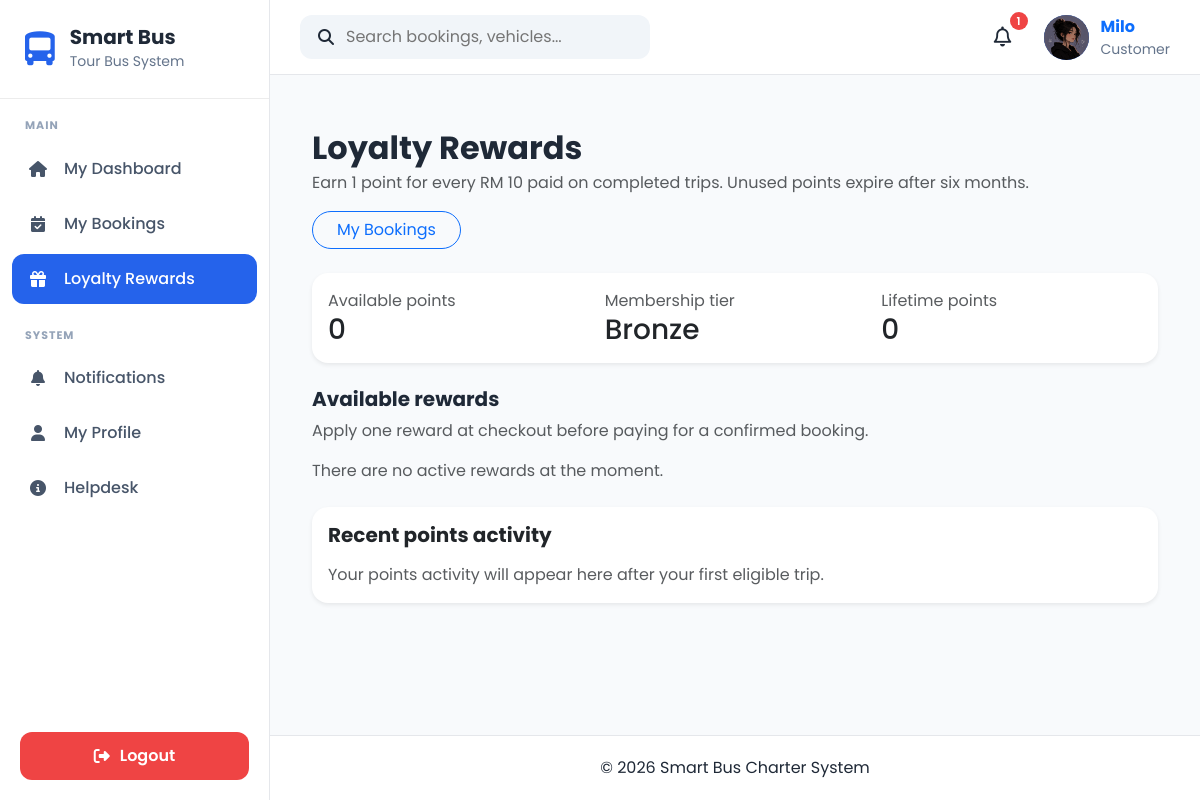
The app's page /loyalty/ (signed in), older data.
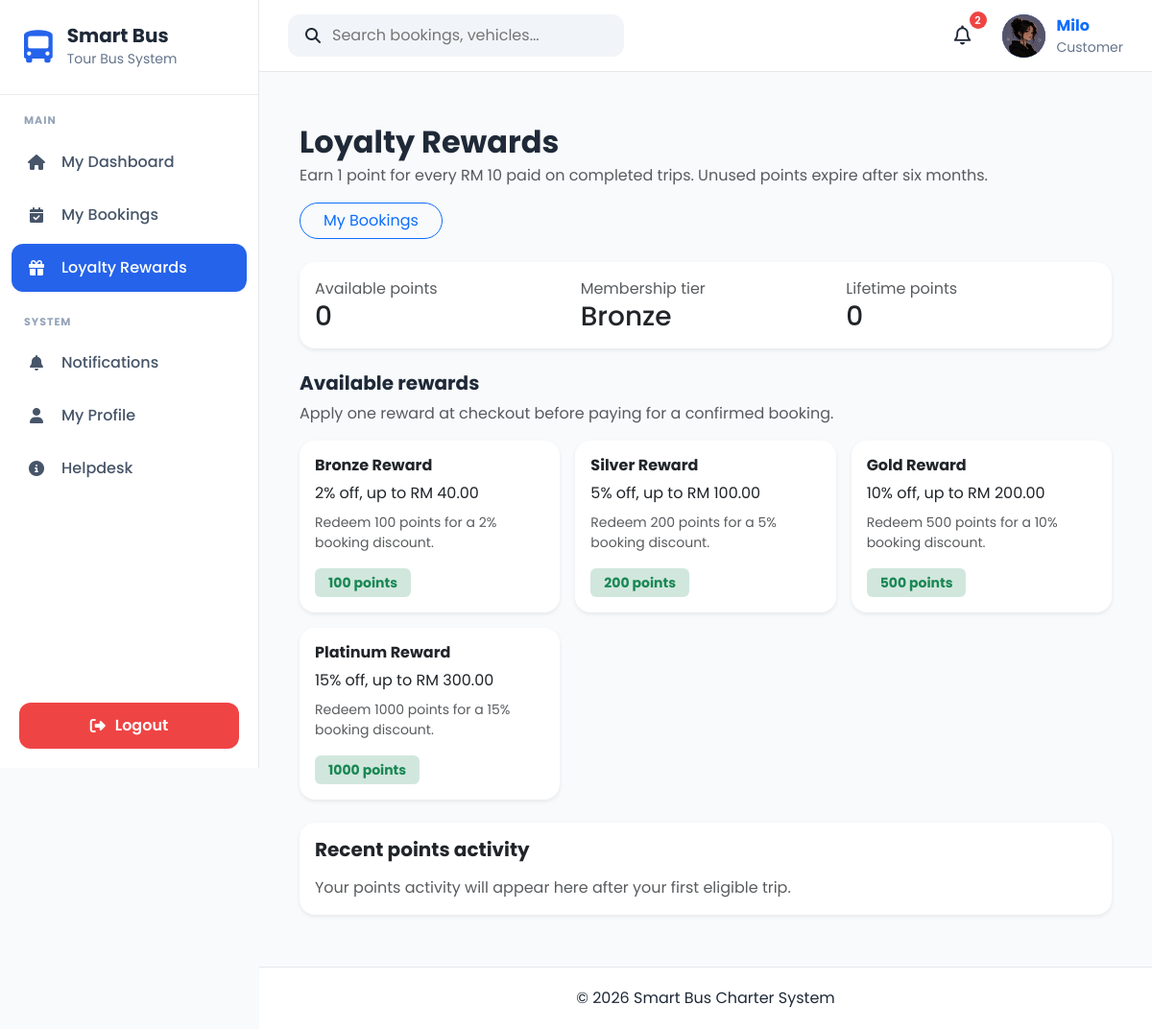
The same page, newer data.
### apps/accounts/models.py (models this page shows, shortened)
class UserProfile(models.Model):
    OWNER = "Owner"
    ADMIN = "Admin"
    DRIVER = "Driver"
    CUSTOMER = "Customer"
    ROLE_CHOICES = [
        (OWNER, "Owner"),
        (ADMIN, "Admin"),
        (DRIVER, "Driver"),
        (CUSTOMER, "Customer"),
    ]
    GENDER_CHOICES = [
        ("Male", "Male"),
        ("Female", "Female"),
        ("Other", "Other"),
    ]
    user = models.OneToOneField(
        User,
        on_delete=models.CASCADE,
        related_name="profile"
    )
    role = models.CharField(
        max_length=20,
        choices=ROLE_CHOICES,
        default=CUSTOMER
    )
    phone = models.CharField(
        max_length=20,
        blank=True
    )
    address = models.TextField(
        blank=True
    )
    city = models.CharField(
        max_length=100,
        blank=True
    )
    state = models.CharField(
        max_length=100,
        blank=True
    )
    postcode = models.CharField(
        max_length=20,
        blank=True
    )
    country = models.CharField(
        max_length=100,
        default="Malaysia"
    )
    gender = models.CharField(
        max_length=10,
        choices=GENDER_CHOICES,
        blank=True
    )
    profile_picture = models.ImageField(
        upload_to="profile_pictures/",
        blank=True,
        null=True
    )
    must_change_password = models.BooleanField(default=False)
    created_at = models.DateTimeField(
        auto_now_add=True
    )
    updated_at = models.DateTimeField(
        auto_now=True
    )

### apps/loyalty/models.py (models this page shows, shortened)
class LoyaltyReward(models.Model):
    name = models.CharField(max_length=100)
    description = models.TextField(blank=True)
    points_required = models.PositiveIntegerField(
        validators=[MinValueValidator(1)]
    )
    discount_percentage = models.PositiveIntegerField(
        validators=[
            MinValueValidator(1),
            MaxValueValidator(100)
        ]
    )
    max_discount = models.DecimalField(
        max_digits=10,
        decimal_places=2,
        validators=[MinValueValidator(Decimal("0.01"))]
    )
    is_active = models.BooleanField(default=True)
    created_at = models.DateTimeField(auto_now_add=True)

### apps/loyalty/views.py (the view)
# urls.py: path("", views.dashboard, name="dashboard"),
@customer_required
@require_GET
def dashboard(request):
    customer = get_customer_for_user(request.user)
    if customer is None:
        messages.error(request, "Customer profile not found.")
        return redirect("dashboard")
    account = current_loyalty_account(customer)
    rewards = LoyaltyReward.objects.filter(is_active=True).order_by("points_required", "pk")
    history = (
        account.transactions.select_related("booking").order_by("-created_at", "-pk")[:25]
        if account else []
    )
    return render(request, "loyalty/dashboard.html", {
        "account": account,
        "rewards": rewards,
        "history": history,
    })

### templates/loyalty/dashboard.html (shortened to what this page needs)
{% extends "layouts/base.html" %}
{% block content %}
<div class="container-fluid py-4">
    <div class="d-flex flex-wrap justify-content-between align-items-center gap-3 mb-4">
        <div>
            <h1 class="h2 fw-bold mb-1">Loyalty Rewards</h1>
            <p class="text-muted mb-0">Earn 1 point for every RM 10 paid on completed trips. Unused points expire after six months.</p>
        </div>
        <a class="btn btn-outline-primary rounded-pill px-4" href="{% url 'bookings:customer_bookings' %}">My Bookings</a>
    </div>
    <div class="card border-0 shadow-sm rounded-4 mb-4">
        <dl class="card-body row g-3 mb-0">
            <div class="col-sm-4">
                <dt class="text-muted fw-normal">Available points</dt>
                <dd class="h3 mb-0">{{ account.points_balance|default:"0" }}</dd>
            </div>
            <div class="col-sm-4">
                <dt class="text-muted fw-normal">Membership tier</dt>
                <dd class="h3 mb-0">{{ account.membership_tier|default:"Bronze" }}</dd>
            </div>
            <div class="col-sm-4">
                <dt class="text-muted fw-normal">Lifetime points</dt>
                <dd class="h3 mb-0">{{ account.lifetime_points|default:"0" }}</dd>
            </div>
        </dl>
    </div>
    <h2 class="h5 fw-bold">Available rewards</h2>
    <p class="text-muted">Apply one reward at checkout before paying for a confirmed booking.</p>
    <div class="row g-3 mb-4">
        {% for reward in rewards %}
            <div class="col-md-6 col-xl-4">
                <article class="card border-0 shadow-sm rounded-4 h-100">
                    <div class="card-body">
                        <h3 class="h6 fw-bold">{{ reward.name }}</h3>
                        <p class="mb-2">{{ reward.discount_percentage }}% off, up to RM {{ reward.max_discount|floatformat:2 }}</p>
                        {% if reward.description %}<p class="small text-muted">{{ reward.description }}</p>{% endif %}
                        <span class="badge bg-success-subtle text-success">{{ reward.points_required }} points</span>
                    </div>
                </article>
            </div>
        {% empty %}
            <p class="text-muted mb-0">There are no active rewards at the moment.</p>
        {% endfor %}
    </div>
    <section class="card border-0 shadow-sm rounded-4">
        <div class="card-body">
            <h2 class="h5 fw-bold mb-3">Recent points activity</h2>
            {% if history %}
                <div class="table-responsive">
                    <table class="table align-middle mb-0">
                        <thead>
                            <tr><th scope="col">Date</th><th scope="col">Activity</th><th scope="col">Booking</th><th scope="col">Expiry</th><th scope="col" class="text-end">Points</th></tr>
                        </thead>
                        <tbody>
                            {% for entry in history %}
                                <tr>
                                    <td>{{ entry.created_at|date:"j M Y" }}</td>
                                    <td>{{ entry.get_transaction_type_display }}{% if entry.description %}<div class="small text-muted">{{ entry.description }}</div>{% endif %}</td>
                                    <td>{{ entry.booking.booking_number|default:"—" }}</td>
                                    <td>{% if entry.remaining_points and entry.expires_at %}{{ entry.expires_at|date:"j M Y" }}{% else %}—{% endif %}</td>
                                    <td class="text-end">{% if entry.points > 0 %}+{% endif %}{{ entry.points }}</td>
                                </tr>
                            {% endfor %}
                        </tbody>
                    </table>
                </div>
            {% else %}
                <p class="text-muted mb-0">Your points activity will appear here after your first eligible trip.</p>
            {% endif %}
        </div>
    </section>
</div>
{% endblock %}

### templates/layouts/base.html (shortened to what this page needs)
{% load static %}
<!DOCTYPE html>
<html lang="en">
<head>
    <link href="https://cdn.jsdelivr.net/npm/bootstrap@5.3.7/dist/css/bootstrap.min.css" rel="stylesheet">
    <link href="https://cdn.jsdelivr.net/npm/bootstrap-icons@1.13.1/font/bootstrap-icons.min.css" rel="stylesheet">
    <link rel="stylesheet"
          href="https://cdnjs.cloudflare.com/ajax/libs/font-awesome/6.7.2/css/all.min.css">
    <link rel="stylesheet" href="{% static 'css/base.css' %}">
    <link rel="stylesheet" href="{% static 'css/layout.css' %}">
    <link rel="stylesheet" href="{% static 'css/components.css' %}">
    <link rel="stylesheet" href="{% static 'css/crud.css' %}">
    <link rel="stylesheet" href="{% static 'css/responsive.css' %}">
    <link rel="stylesheet" href="{% static 'css/notifications.css' %}">
    <link rel="stylesheet" href="{% static 'css/profile.css' %}">
</head>
<body>
    <div class="app-container">
        {% include 'components/sidebar.html' %}
        <div class="main-content">
            {% include 'components/navbar.html' %}
            <main class="content-area">
                {% block content %}
                {% endblock %}
            </main>
            {% include 'components/footer.html' %}
        </div>
    </div>
</body>
</html>

### templates/components/sidebar.html (shortened to what this page needs)
{% with role=request.user.profile.role %}
<div class="sidebar">
    <div class="logo-section">
        <i class="fa-solid fa-bus-simple"></i>
        <div>
            <h4>Smart Bus</h4>
            <small>Tour Bus System</small>
        </div>
    </div>
    <div class="menu-title">MAIN</div>
    <ul class="sidebar-menu">
        {% if role == "Owner" or role == "Admin" %}
        <li class="{% if request.resolver_match.url_name == 'dashboard' and not request.resolver_match.app_name %}active{% endif %}">
            <a href="{% url 'dashboard' %}">
                <i class="fa-solid fa-house"></i>
                <span>Dashboard</span>
            </a>
        </li>
        <li class="{% if request.resolver_match.app_name == 'bookings' %}active{% endif %}">
            <a href="{% url 'bookings:booking_list' %}">
                <i class="fa-solid fa-calendar-check"></i>
                <span>Manage Bookings</span>
            </a>
        </li>
        {% elif role == "Customer" %}
        <li class="{% if request.resolver_match.url_name == 'customer_dashboard' %}active{% endif %}">
            <a href="{% url 'customer_dashboard' %}">
                <i class="fa-solid fa-house"></i>
                <span>My Dashboard</span>
            </a>
        </li>
        <li class="{% if request.resolver_match.url_name == 'customer_bookings' %}active{% endif %}">
            <a href="{% url 'bookings:customer_bookings' %}">
                <i class="fa-solid fa-calendar-check"></i>
                <span>My Bookings</span>
            </a>
        </li>
        <li class="{% if request.resolver_match.app_name == 'loyalty' %}active{% endif %}">
            <a href="{% url 'loyalty:dashboard' %}">
                <i class="fa-solid fa-gift"></i>
                <span>Loyalty Rewards</span>
            </a>
        </li>
        {% endif %}
    </ul>
    <div class="menu-title">SYSTEM</div>
    <ul class="sidebar-menu">
        <li class="{% if request.resolver_match.app_name == 'notifications' %}active{% endif %}">
            <a href="{% url 'notifications:list' %}">
                <i class="fa-solid fa-bell"></i>
                <span>Notifications</span>
            </a>
        </li>
        <li class="{% if request.resolver_match.app_name == 'accounts' and request.resolver_match.url_name == 'profile' %}active{% endif %}">
            <a href="{% url 'accounts:profile' %}">
                <i class="fa-solid fa-user"></i>
                <span>My Profile</span>
            </a>
        </li>
        <li class="{% if request.resolver_match.app_name == 'helpdesk' %}active{% endif %}">
            <a href="{% url 'helpdesk:home' %}">
                <i class="fa-solid fa-circle-info"></i>
                <span>Helpdesk</span>
            </a>
        </li>
    </ul>
    <div class="logout-section">
        <a href="{% url 'accounts:logout' %}">
            <i class="fa-solid fa-right-from-bracket"></i>
            <span>Logout</span>
        </a>
    </div>
</div>
{% endwith %}

### templates/components/navbar.html (shortened to what this page needs)
{% load static %}
<nav class="navbar-custom">
    <div class="navbar-left">
        <div class="search-box">
            <i class="fa-solid fa-magnifying-glass"></i>
            <input
                type="text"
                placeholder="Search bookings, vehicles..."
            >
        </div>
    </div>
    <div class="navbar-right">
            <div class="notification-icon">
                <button
                    class="notification-btn"
                    id = "notificationBtn">
                    <i class="fa-regular fa-bell"></i>
                    <span
                        class="notification-count"
                        id="notificationCount"
                         {% if unread_notifications == 0 %}style="display:none;"{% endif %}>
                        {{ unread_notifications }}
                    </span>
                </button>
            </div>
        <a href="{% url 'accounts:profile' %}" class="profile-link">
            <div class="profile-menu">
                {% if request.user.profile.profile_picture %}
                    <img
                        src="{{ request.user.profile.profile_picture.url }}"
                        alt="Profile Picture"
                        class="profile-avatar profile-image"
                    >
                {% else %}
                    <div class="profile-avatar">
                        {{ request.user.username|first|upper }}
                    </div>
                {% endif %}
                <div class="profile-info">
                    <strong>{{ request.user.username }}</strong>
                    <small>
                        {{ request.user.profile.role|default:"User" }}
                    </small>
                </div>
            </div>
        </a>
    </div>
</nav>

### templates/components/footer.html
<footer class="footer">
    © 2026 Smart Bus Charter System
</footer>

Row changes from the older to the newer data that the page shows:
added LoyaltyReward: name "Bronze Reward", discount_percentage "2", max_discount "40.00", description "Redeem 100 points for a 2% booking discount.", points_required "100"
added LoyaltyReward: name "Silver Reward", discount_percentage "5", max_discount "100.00", description "Redeem 200 points for a 5% booking discount.", points_required "200"
added LoyaltyReward: name "Gold Reward", discount_percentage "10", max_discount "200.00", description "Redeem 500 points for a 10% booking discount.", points_required "500"
added LoyaltyReward: name "Platinum Reward", discount_percentage "15", max_discount "300.00", description "Redeem 1000 points for a 15% booking discount.", points_required "1000"
Text that changed along with them:
{{ unread_notifications }}: "1" → "2"
text no longer shown: "There are no active rewards at the moment."
